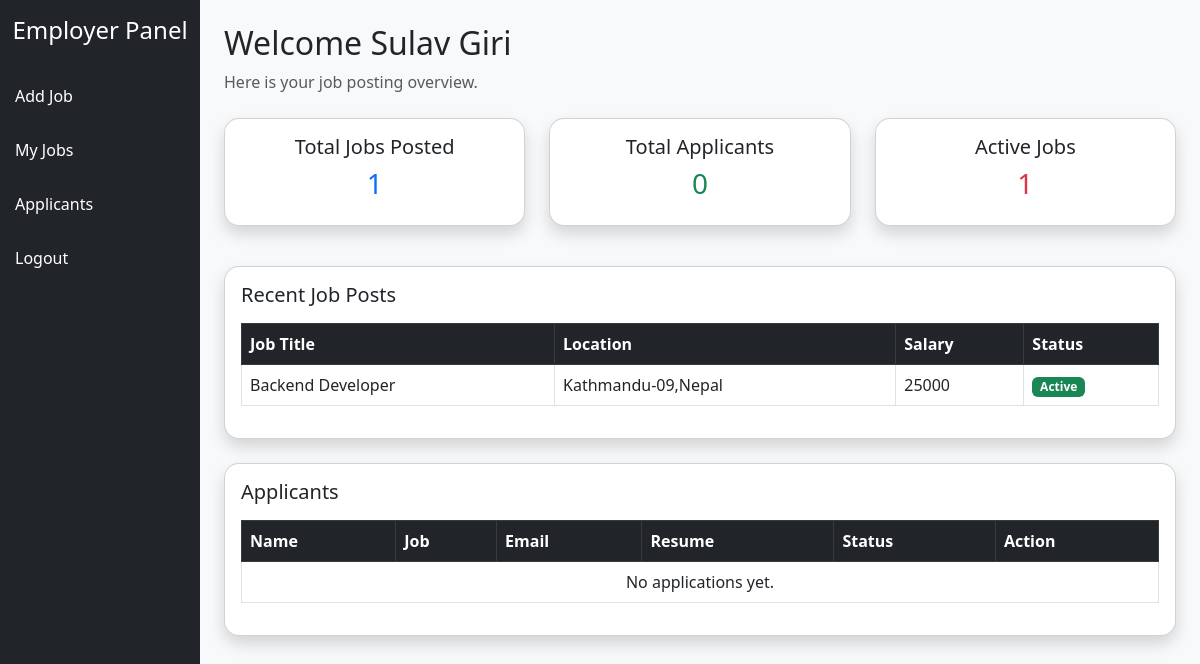
Before: /employer/emp_dash/ (signed in) with the older database file.
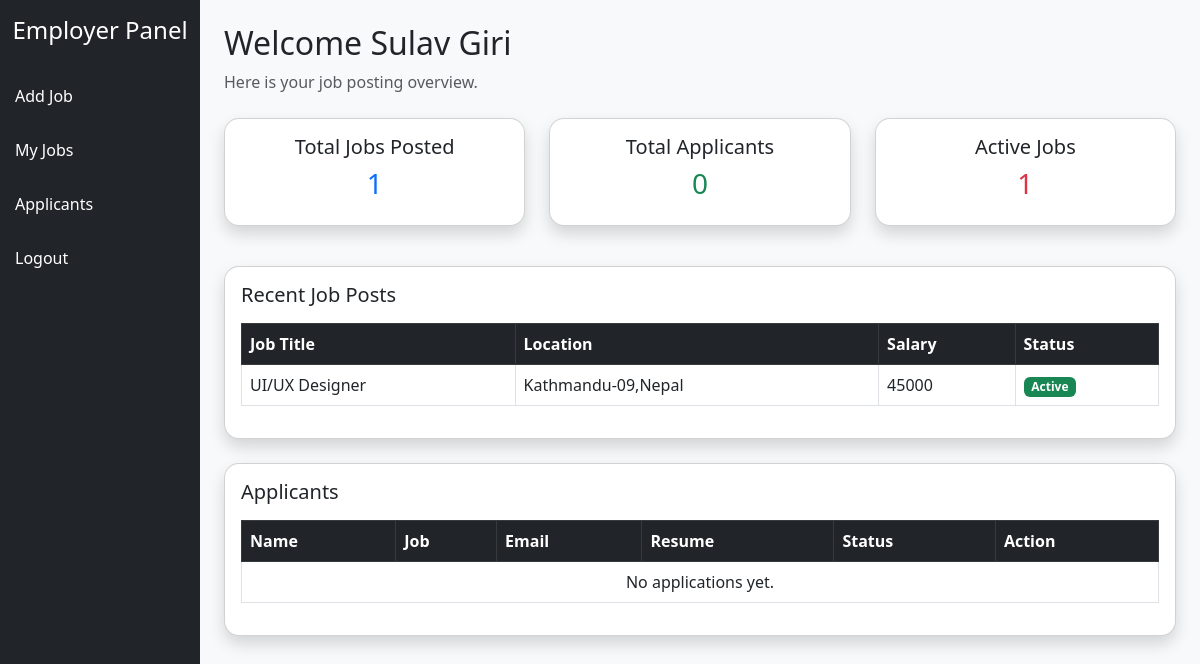
After: the same page with the newer database file.
### employer/models.py (models this page shows, shortened)
class AddJob(models.Model):
    employer = models.ForeignKey(Employer, on_delete=models.CASCADE, related_name="jobs")
    job_title = models.CharField(max_length=150)
    company_name = models.CharField(max_length=150)
    job_image = models.FileField(upload_to="job_images/", blank=True, null=True)
    location = models.CharField(max_length=150)
    job_description = models.TextField()
    salary = models.CharField(max_length=100, blank=True)
    is_active = models.BooleanField(default=True)
    created_at = models.DateTimeField(auto_now_add=True)

### employer/views.py (the view)
# urls.py: path('emp_dash/', views.emp_dash, name='emp_dash'),
def emp_dash(request):
    employer_id = request.session.get('employer_id')
    if not employer_id:
        messages.error(request, "Please login first.")
        return redirect('login')
    try:
        employer = Employer.objects.get(id=employer_id)
    except Employer.DoesNotExist:
        request.session.pop('employer_id', None)
        messages.error(request, "Please login again.")
        return redirect('login')
    if not employer.is_approved:
        request.session.pop('employer_id', None)
        messages.error(request, "Admin must approve your account first.")
        return redirect('login')
    jobs = AddJob.objects.filter(employer=employer).order_by("-created_at")
    applications = JobApplication.objects.filter(job__employer=employer).select_related("job", "user").order_by("-created_at")
    recent_jobs = jobs[:10]
    total_jobs = jobs.count()
    active_jobs = jobs.filter(is_active=True).count()
    context = {
        "employer": employer,
        "jobs": recent_jobs,
        "total_jobs": total_jobs,
        "active_jobs": active_jobs,
        "total_applicants": applications.count(),
        "applications": applications[:20],
    }
    return render(request, "emp_dash.html", context)

### employer/templates/emp_dash.html (shortened to what the changed rows need)
<!DOCTYPE html>
<html lang="en">
<head>
    <link href="https://cdn.jsdelivr.net/npm/bootstrap@5.3.0/dist/css/bootstrap.min.css" rel="stylesheet">
</head>
<body>
    <div class="container-fluid">
        <div class="row">
            <div class="col-md-9 col-lg-10 p-4">
                <h2>Welcome {{ employer.name }}</h2>
                <div class="card shadow mt-4">
                    <div class="card-body">
                        <table class="table table-bordered mt-3">
                            <thead class="table-dark">
                                <tr>
                                    <th>Job Title</th>
                                    <th>Location</th>
                                    <th>Salary</th>
                                    <th>Status</th>
                                </tr>
                            </thead>
                            <tbody>
                                {% for job in jobs %}
                                <tr>
                                    <td>{{ job.job_title }}</td>
                                    <td>{{ job.location }}</td>
                                    <td>{{ job.salary|default:'-' }}</td>
                                    <td>
                                        {% if job.is_active %}
                                            <span class="badge bg-success">Active</span>
                                        {% else %}
                                            <span class="badge bg-secondary">Closed</span>
                                        {% endif %}
                                    </td>
                                </tr>
                                {% empty %}
                                <tr>
                                    <td colspan="4" class="text-center">No jobs posted yet.</td>
                                </tr>
                                {% endfor %}
                            </tbody>
                        </table>
                    </div>
                </div>
                <div class="card shadow mt-4" id="applicants">
                    <div class="card-body">
                        <table class="table table-bordered mt-3">
                            <thead class="table-dark">
                                <tr>
                                    <th>Name</th>
                                    <th>Job</th>
                                    <th>Email</th>
                                    <th>Resume</th>
                                    <th>Status</th>
                                    <th>Action</th>
                                </tr>
                            </thead>
                        </table>
                    </div>
                </div>
            </div>
        </div>
    </div>
</body>
</html>

Changed rows visible on the page:
removed AddJob: job_title "Backend Developer", location "Kathmandu-09,Nepal", salary "25000", is_active "Active"
added AddJob: job_title "UI/UX Designer", location "Kathmandu-09,Nepal", salary "45000", is_active "Active"
